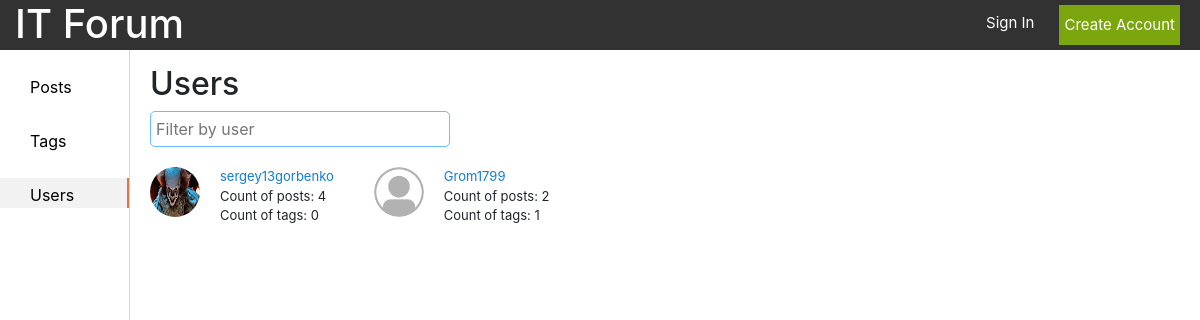
/users/, run on the app's committed database.
### forum/models.py (models this page shows, shortened)
class UserProfile(models.Model):
    user = models.OneToOneField(User, on_delete=models.CASCADE)
    about = models.CharField(max_length=255, blank=True)
    photo = models.ImageField(upload_to='gallery_photos', blank=True, null=True)
    count_posts = models.IntegerField(default=0)
    count_tags = models.IntegerField(default=0)

### forum/views.py (the view)
# urls.py: path('users/', views.users, name='users'),
def users(request):
    all_users = UserProfile.objects.all()
    context = {'users': all_users}
    return render(request, 'user/users.html', context=context)

### templates/user/users.html (shortened to what this page needs)
{% load static %}
<!DOCTYPE html>
<html lang="en">
<head>
    <link rel="stylesheet" href="https://stackpath.bootstrapcdn.com/bootstrap/4.1.3/css/bootstrap.min.css"
>
    <link rel="stylesheet" href="{% static 'css/style.css' %}">
</head>
<body>
<header class="header container-fluid d-flex justify-content-between">
    <a href="/">
        <h1>IT Forum</h1>
    </a>
    {% if user.is_authenticated %}
        <div class="d-flex justify-content-end">
            <span class="username"><a href="/profile">{{ user.username }}</a></span>
            <a class="log_out" href="/logout">
                <p class="small_text">Log out</p>
            </a>
        </div>
    {% else %}
        <div class="d-flex justify-content-end">
            <a class="sign_in_text" href="/login">
                <p class="small_text">Sign In</p>
            </a>
            <button class="btn-default green_btn small_text" onclick="location.href='/registration'">Create Account
            </button>
        </div>
    {% endif %}
</header>
<section class="d-flex content">
    <div class="list">
        <ul class="left_sidebar">
            <li id="posts"><a href="/posts">Posts</a></li>
            <li id="tags"><a href="/tags">Tags</a></li>
            <li id="users"><a href="/users">Users</a></li>
        </ul>
    </div>
    <div class="page">
        {% if users %}
            <div class="users_head">
                <h2>Users</h2>
                <input type="text" class="search_field" placeholder="Filter by user"/>
            </div>
            <div class="d-flex flex-wrap">
                {% for user in users %}
                    <div class="user_div">
                        <div class="d-flex">
                            {% if user.photo %}
                                <img src="{{ user.photo.url }}" class="users_img" alt="User Image" title="User Image">
                            {% else %}
                                <img src="{% static 'img/default-user.png' %}" class="users_img" alt="User Image"
                                     title="User Image">
                            {% endif %}
                            <div>
                                <p class="user_name"
                                   onclick="location.href = '/profile/{{ user.user }}/'">{{ user.user }}</p>
                                <p>Count of posts: {{ user.count_posts }}</p>
                                <p>Count of tags: {{ user.count_tags }}</p>
                            </div>
                        </div>
                    </div>
                {% endfor %}
            </div>
        {% else %}
            <div align="center">
                <h2 class="ml-3 mt-3">No created users!</h2>
                <button class="btn btn-primary create_post_btn ml-3" onclick="location.href = '/registration'">Sign up
                </button>
            </div>
        {% endif %}
    </div>
</section>
</body>
</html>

### static/css/style.css (style rules this page uses)
* { padding: 0; margin: 0; }
.header { position: fixed; width: 100%; height: 50px; background: #323232; }
.header > a, .header > a:focus, .header > a:hover { text-decoration: none; color: white; }
.header > a > h1, .header > a > h1:focus, .header > a > h1:hover { color: white; }
.green_btn { background-color: #7BA60D; margin: 5px; border: none; padding: 5px; color: white; cursor: pointer; }
.small_text { font-size: 15px; }
.sign_in_text, .sign_in_text:focus, .sign_in_text:hover { color: white; margin-top: 12px; text-decoration: none; margin-right: 20px; }
.left_sidebar { list-style: none; }
.left_sidebar > li { margin-top: 20px; padding: 5px 50px 5px 30px; }
.left_sidebar > li > a, .left_sidebar > li > a:focus, .left_sidebar > li > a:hover { color: black; text-decoration: none; cursor: pointer; }
.content { padding-top: 50px; }
.list { border-right: 1px solid #D6D9DC; display: inline-block; width: 130px; height: 100%; position: fixed; top: 50px; left: 0; background-color: white; overflow-x: hidden; }
.page { overflow-y: hidden; margin-left: 130px; width: available; width: -moz-available; width: -webkit-fill-available; }
.active_tab { background-color: #F2F2F2; height: 30px; border-right: 2px solid #E47249; }
.search_field { border: 1px solid #66BFFF; border-radius: 5px; padding: 5px; width: 300px; }
.users_head, .tags_head { margin-left: 20px; margin-top: 15px; }
.users_img { height: 50px; width: 50px; margin-right: 20px; border-radius: 50%; }
.user_div { margin: 20px; }
.user_div > .d-flex > div > p { font-size: 13px; margin-bottom: 0; }
.user_name { color: #0F7DD2; cursor: pointer; }

### data on the page
UserProfile: photo (picture), user "sergey13gorbenko", count_posts "4", count_tags "0"
UserProfile: user "Grom1799", count_posts "2", count_tags "1"
